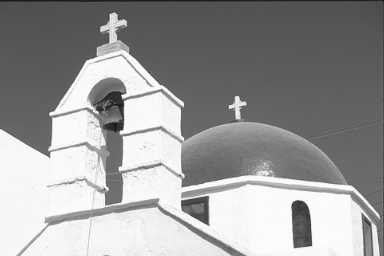
#> input picture atividadePratica06/pratica6.png, 384 x 256 px
$ python atividade06.py
#> lines starting #> are read from the running program, lines starting #| are printed output that depends on the picture; long printed decimals are rounded
import cv2
import numpy as np


def calcular_diferenca(img1, img2):
    # Converte as imagens para float32
    img1 = img1.astype(np.float32)
    img2 = img2.astype(np.float32)
    # Calcula a diferença entre as imagens
    diff = cv2.absdiff(img1, img2)
    # Soma as diferenças em cada canal da imagem
    diff = np.sum(diff, axis=2)
    # Calcula a média das diferenças
    diffMean = np.mean(diff)
    return diffMean


def main():
    # Carrega a imagem
    img = cv2.imread('pratica6.png')
#> img is the input picture: shape (256, 384, 3); min 21, max 252, mean 152.7
    # Cria o ruído gaussiano com média zero e variância 64
    noise = np.random.normal(0, 64, img.shape)
    # Adiciona o ruído à imagem
    imgNoise = img.astype(np.float64) + noise
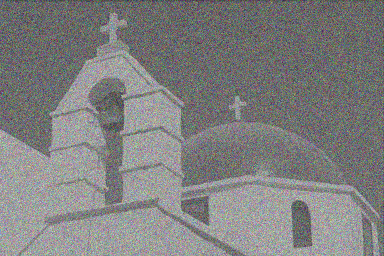
#> imgNoise: shape (256, 384, 3) float64; mean B, G, R 152.6, 153.1, 152.8; drawn with min black and max white
    # Normaliza os valores para o intervalo [0, 255]
    cv2.normalize(imgNoise, imgNoise, 0, 255, cv2.NORM_MINMAX)
    imgNoise = imgNoise.astype(np.uint8)
    # Mostra os histogramas
    cv2.imshow('Original', img)
    cv2.imshow('Com Ruido', imgNoise)
    # Calcula e mostra o histograma da imagem original
    hist = cv2.calcHist([img], [0], None, [256], [0, 256])
#> hist = 256 values, max 4720 at index 249, min 0 at index 0, mean 384
    cv2.imshow('Histograma Original', hist)
    # Calcula e mostra o histograma da imagem com ruído
    histNoise = cv2.calcHist([imgNoise], [0], None, [256], [0, 256])
#> histNoise = 256 values, max 1190 at index 114, min 0 at index 0, mean 384
    cv2.imshow('Histograma Com Ruído', histNoise)
    # Mostra as imagens e aguarda uma tecla ser pressionada
    cv2.waitKey(0)
    # Calcula a diferença entre as imagens
    diff = calcular_diferenca(img, imgNoise)
#> in calcular_diferenca, `diff = cv2.absdiff(img1, img2)`:
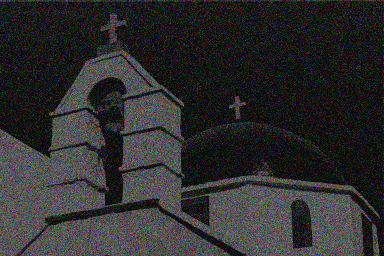
#> diff: shape (256, 384, 3) float32; mean of channels 0, 1, 2 45.6, 45.6, 45.6; drawn as B, G, R
#> in calcular_diferenca, `diff = np.sum(diff, axis=2)`:
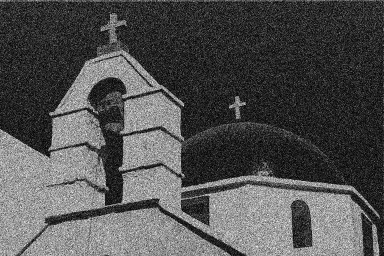
#> diff: shape (256, 384) float32; min 2, max 422, mean 136.7; drawn with min black and max white
#> in calcular_diferenca, `diffMean = np.mean(diff)`: diffMean = 136.7
#> diff = 136.7
    # Imprime o resultado
    print('Diferença entre as imagens:', diff)
#| Diferença entre as imagens: 136.697


main()
